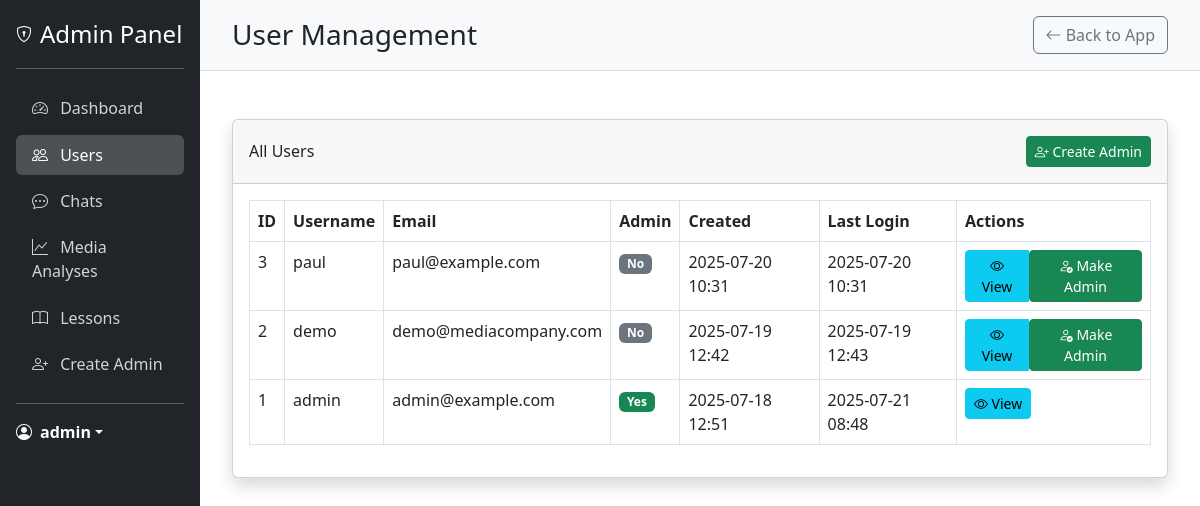
/admin/users (signed in), run on an earlier commit of the app's database.
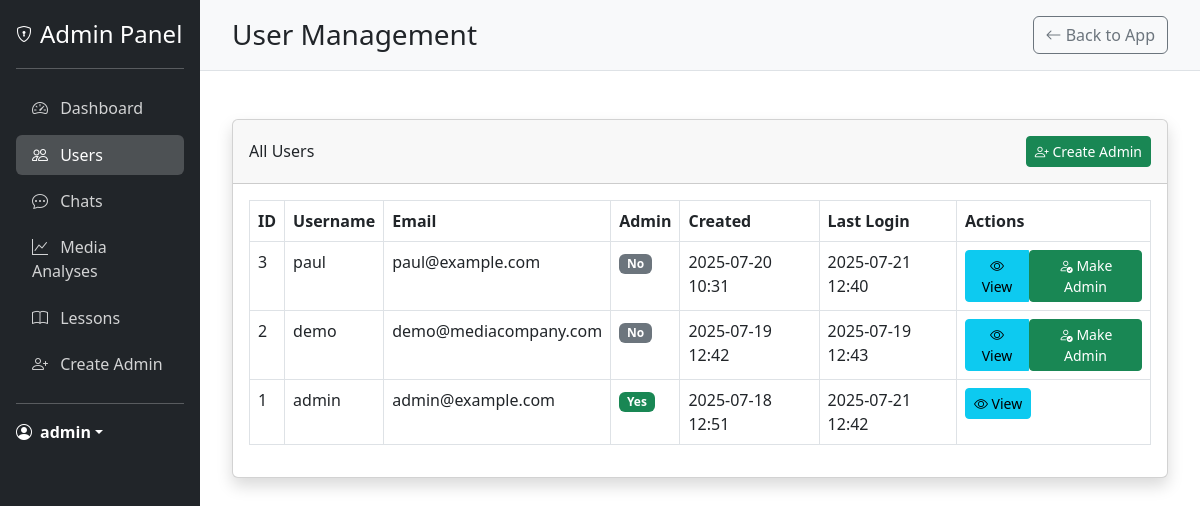
And on a later commit of the database.
### models.py (models this page shows, shortened)
class User(UserMixin, db.Model):
    __tablename__ = 'users'
    id = db.Column(db.Integer, primary_key=True)
    username = db.Column(db.String(80), unique=True, nullable=False)
    email = db.Column(db.String(120), unique=True, nullable=False)
    password_hash = db.Column(db.String(128), nullable=False)
    is_admin = db.Column(db.Boolean, default=False)
    created_at = db.Column(db.DateTime, default=datetime.utcnow)
    last_login = db.Column(db.DateTime)
    latitude = db.Column(db.Float)
    longitude = db.Column(db.Float)
    location_name = db.Column(db.String(200))
    analyses = db.relationship('MediaAnalysis', backref='user', lazy=True)

### app.py (the view)
@app.route('/admin/users')
@login_required
@admin_required
def admin_users():
    users = User.query.order_by(User.created_at.desc()).all()
    return render_template('admin/users.html', users=users)

### app.py (called while the page is built)
@login_manager.user_loader
def load_user(user_id):
    return User.query.get(int(user_id))

def admin_required(f):
    @wraps(f)
    def decorated_function(*args, **kwargs):
        if not current_user.is_authenticated:
            flash('You need to login first.', 'danger')
            return redirect(url_for('login'))
        if not hasattr(current_user, 'is_admin') or not current_user.is_admin:
            flash('You need admin privileges to access this page.', 'danger')
            return redirect(url_for('landing_page1'))
        return f(*args, **kwargs)
    return decorated_function

### templates/admin/users.html (shortened to what this page needs)
{% extends "admin/base_admin.html" %}
{% block header %}User Management{% endblock %}
{% block content %}
<div class="card shadow mb-4">
    <div class="card-header py-3 d-flex flex-row align-items-center justify-content-between">
        <h6 class="m-0 font-weight-bold">All Users</h6>
        <a href="{{ url_for('create_admin') }}" class="btn btn-sm btn-success">
            <i class="bi bi-person-plus"></i> Create Admin
        </a>
    </div>
    <div class="card-body">
        <div class="table-responsive">
            <table class="table table-bordered" id="usersTable" width="100%" cellspacing="0">
                <thead>
                    <tr>
                        <th>ID</th>
                        <th>Username</th>
                        <th>Email</th>
                        <th>Admin</th>
                        <th>Created</th>
                        <th>Last Login</th>
                        <th>Actions</th>
                    </tr>
                </thead>
                <tbody>
                    {% for user in users %}
                    <tr>
                        <td>{{ user.id }}</td>
                        <td>{{ user.username }}</td>
                        <td>{{ user.email }}</td>
                        <td>
                            {% if user.is_admin %}
                            <span class="badge bg-success">Yes</span>
                            {% else %}
                            <span class="badge bg-secondary">No</span>
                            {% endif %}
                        </td>
                        <td>{{ user.created_at.strftime('%Y-%m-%d %H:%M') if user.created_at else 'N/A' }}</td>
                        <td>{{ user.last_login.strftime('%Y-%m-%d %H:%M') if user.last_login else 'Never' }}</td>
                        <td>
                            <div class="btn-group" role="group">
                                <a href="{{ url_for('admin_user_detail', user_id=user.id) }}" class="btn btn-sm btn-info">
                                    <i class="bi bi-eye"></i> View
                                </a>
                                {% if user.id != current_user.id %}
                                <form action="{{ url_for('toggle_admin', user_id=user.id) }}" method="post" class="d-inline">
                                    <button type="submit" class="btn btn-sm {% if user.is_admin %}btn-warning{% else %}btn-success{% endif %}">
                                        {% if user.is_admin %}
                                        <i class="bi bi-person-dash"></i> Remove Admin
                                        {% else %}
                                        <i class="bi bi-person-check"></i> Make Admin
                                        {% endif %}
                                    </button>
                                </form>
                                {% endif %}
                            </div>
                        </td>
                    </tr>
                    {% endfor %}
                </tbody>
            </table>
        </div>
    </div>
</div>
{% endblock %}
{% block extra_css %}
<link rel="stylesheet" href="https://cdn.datatables.net/1.11.5/css/dataTables.bootstrap5.min.css">
{% endblock %}

### templates/admin/base_admin.html (shortened to what the changed rows need)
<!DOCTYPE html>
<html lang="en">
<head>
    <link href="https://cdn.jsdelivr.net/npm/bootstrap@5.3.0-alpha1/dist/css/bootstrap.min.css" rel="stylesheet">
    <link rel="stylesheet" href="https://cdn.jsdelivr.net/npm/bootstrap-icons@1.10.3/font/bootstrap-icons.css">
    {% block extra_css %}{% endblock %}
</head>
<body>
    <div class="container-fluid">
        <div class="row">
            <div class="col-md-2 admin-sidebar p-0">
                <div class="d-flex flex-column p-3">
                    <div class="dropdown">
                        <a href="#" class="d-flex align-items-center text-white text-decoration-none dropdown-toggle" id="dropdownUser1" data-bs-toggle="dropdown" aria-expanded="false">
                            <i class="bi bi-person-circle me-2"></i>
                            <strong>{{ current_user.username }}</strong>
                        </a>
                    </div>
                </div>
            </div>
            <div class="col-md-10 p-0">
                <div class="admin-header d-flex justify-content-between align-items-center">
                    <h1 class="h3 mb-0">{% block header %}Admin Dashboard{% endblock %}</h1>
                </div>
                <div class="admin-content">
                    {% block content %}{% endblock %}
                </div>
            </div>
        </div>
    </div>
</body>
</html>

What changed in the data, as far as the page shows it:
changed User "admin": last_login "2025-07-21 08:48" → "2025-07-21 12:42"
changed User "paul": last_login "2025-07-20 10:31" → "2025-07-21 12:40"
